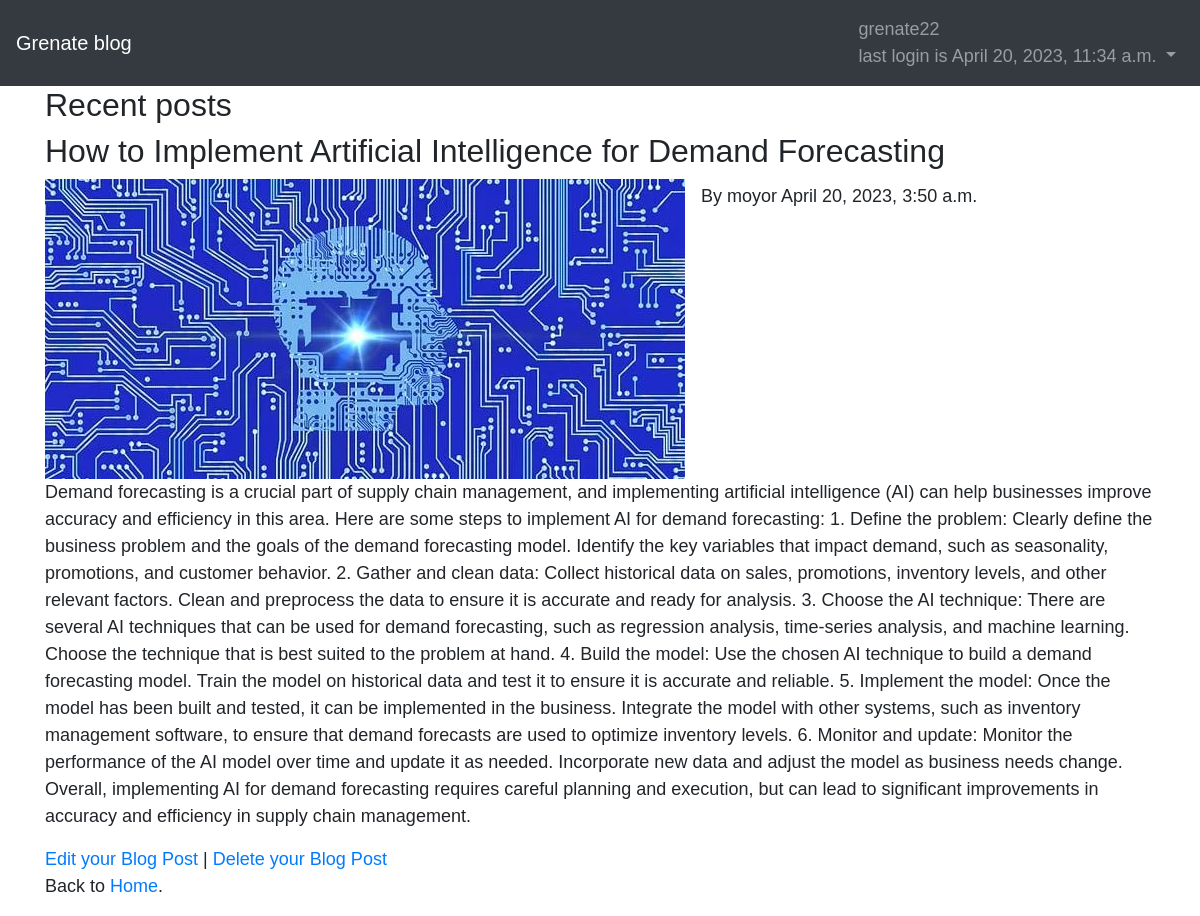
/details/14584286-9df2-4d0b-a793-afece0de448f/ (signed in), run on the app's committed database.
### blog/models.py (models this page shows, shortened)
class CustomUser(AbstractUser):
    age=models.PositiveIntegerField(null=True,blank=True)
    firstname=models.CharField(max_length=20,null=True)

class Post(models.Model):
    id = models.UUIDField(primary_key=True,default=uuid.uuid4,editable=False)
    title= models.CharField(max_length=200)
    author= models.ForeignKey('blog.CustomUser',on_delete=models.CASCADE)
    body= models.TextField()
    date= models.DateTimeField(default=timezone.localtime,blank=True)
    picture = models.ImageField(upload_to='covers/', blank=True)
    class Meta:
        permissions = [
            ('special_status','can read all books')
        ]

### blog/views.py (the view)
# urls.py: path('details/<uuid:pk>/',BlogDetailView.as_view(),name='details'),
class BlogDetailView(LoginRequiredMixin,PermissionRequiredMixin, DetailView):
    model=Post
    template_name='details.html'
    permission_required = 'blog.special_status'

### blog/templates/details.html
{% extends 'base.html' %}
{% block content %}
<div class="">
    <div class="">
        <div class="">
            <h2>Recent posts</h2>
        </div>
    </div>
    <div class="">
        <div class="">
            <div class="entry2">
                <div class="excerpt">
                    <h2>{{post.title}}</h2>
                    <div class="post-meta align-itmes-center text-left clearfix">
                        <figure class="author-figure mb-0 mr-3 float-left">
                            {% if post.picture %}
                            <img class="img-fluid" src="{{post.picture.url}}" alt="{{post.title}}">
                            {% endif %}
                        </figure>
                        <span class="d-inline-block mt-1">By {{post.author}}</span>
                        <span>{{post.date}}</span>
                    </div>
                    <p>{{post.body}}</p>
                </div>
            </div>
        </div>
    </div>
</div>
<a href="{% url 'edit' post.id %}">Edit your Blog Post</a> |
<a href="{% url 'delete' post.id %}">Delete your Blog Post</a>
<p> Back to <a href="{% url 'home' %}">Home</a>.</p>
{% endblock %}

### blog/templates/base.html (shortened to what this page needs)
{%  load static  %}
<!DOCTYPE html>
<html lang="en">
<head>
    <link rel="stylesheet" href="https://cdn.jsdelivr.net/npm/bootstrap@4.5.3/dist/css/bootstrap.min.css">
    <link rel="stylesheet" href="{% static 'css/base.css' %}">
</head>
<body>
        <nav class="navbar navbar-expand-lg navbar-dark bg-dark">
            <a class="navbar-brand" href="{% url 'index' %}">Grenate blog</a>
            <div class="collapse navbar-collapse" id="navbarSupportedContent">
                {% if user.is_authenticated %}
                <ul class="navbar-nav ml-auto">
                    <li class="nav-item">
                        <a class="nav-link dropdown-toggle" href="" id="navbarDropdown" role="button" data-toggle="dropdown" aria-haspopup="true" aria-expanded="false">
                            {{user.username}}
                            <br>
                            last login is {{user.last_login}}
                        </a>
                    </li>
                </ul>
                {% else %}
                <form class="form-inline ml-auto">
                <a href="{% url 'login' %}" class="btn btn-outline-secondary">Login</a>
                <a href="{% url 'signup'%}" class="btn btn-primary ml-2">Sign up</a>
                </form>
                {% endif %}
            </div>
        </nav>
    <main>
        <div class="container">
            {% block content %}
            {% endblock %}
        </div>
    </main>
</body>
</html>

### static/css/base.css (style rules this page uses)
body { font-family: 'source san pro', sans-serif; font-size: 18px; }

### data on the page
CustomUser: username "grenate22", last_login "April 20, 2023, 11:34 a.m."
Post: title "How to Implement Artificial Intelligence for Demand Forecasting", picture (picture), author "moyor", date "April 20, 2023, 3:50 a.m.", body "Demand forecasting is a crucial part of supply chain management, and implementing artificial intelligence (AI) can help businesses improve accuracy and efficiency in this area. Here are some steps to implement AI for demand forecasting: 1. Define the problem: Clearly define the business problem and the goals of the demand forecasting model. Identify the key variables that impact demand, such as seasonality, promotions, and customer behavior. 2. Gather and clean data: Collect historical data on sales, promotions, inventory levels, and other relevant factors. Clean and preprocess the data to ensure it is accurate and ready for analysis. 3. Choose the AI technique: There are several AI…"
